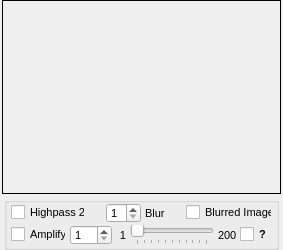
                <widget class="QWidget" name="tab_highpassTwo1">
                 <attribute name="title">
                  <string>Highpass 2</string>
                 </attribute>
                 <layout class="QVBoxLayout" name="verticalLayout_12">
                  <property name="spacing">
                   <number>3</number>
                  </property>
                  <property name="leftMargin">
                   <number>2</number>
                  </property>
                  <property name="topMargin">
                   <number>0</number>
                  </property>
                  <property name="rightMargin">
                   <number>2</number>
                  </property>
                  <property name="bottomMargin">
                   <number>0</number>
                  </property>
                  <item>
                   <widget class="QFrame" name="frame_highpassTwoFilterImage1">
                    <property name="enabled">
                     <bool>true</bool>
                    </property>
                    <property name="sizePolicy">
                     <sizepolicy hsizetype="Expanding" vsizetype="Expanding">
                      <horstretch>0</horstretch>
                      <verstretch>0</verstretch>
                     </sizepolicy>
                    </property>
                    <property name="minimumSize">
                     <size>
                      <width>258</width>
                      <height>194</height>
                     </size>
                    </property>
                    <property name="maximumSize">
                     <size>
                      <width>16777215</width>
                      <height>16777215</height>
                     </size>
                    </property>
                    <property name="frameShape">
                     <enum>QFrame::Box</enum>
                    </property>
                    <property name="frameShadow">
                     <enum>QFrame::Plain</enum>
                    </property>
                    <layout class="QHBoxLayout" name="horizontalLayout_highpassTwoFilterImage1">
                     <property name="spacing">
                      <number>0</number>
                     </property>
                     <property name="margin">
                      <number>1</number>
                     </property>
                    </layout>
                   </widget>
                  </item>
                  <item>
                   <layout class="QHBoxLayout" name="horizontalLayout_24">
                    <property name="spacing">
                     <number>0</number>
                    </property>
                    <item>
                     <spacer name="horizontalSpacer_57">
                      <property name="orientation">
                       <enum>Qt::Horizontal</enum>
                      </property>
                      <property name="sizeType">
                       <enum>QSizePolicy::Fixed</enum>
                      </property>
                      <property name="sizeHint" stdset="0">
                       <size>
                        <width>2</width>
                        <height>25</height>
                       </size>
                      </property>
                     </spacer>
                    </item>
                    <item>
                     <widget class="QGroupBox" name="groupBox_highpassTwoFilter1">
                      <property name="sizePolicy">
                       <sizepolicy hsizetype="Expanding" vsizetype="Fixed">
                        <horstretch>0</horstretch>
                        <verstretch>0</verstretch>
                       </sizepolicy>
                      </property>
                      <property name="minimumSize">
                       <size>
                        <width>0</width>
                        <height>53</height>
                       </size>
                      </property>
                      <property name="maximumSize">
                       <size>
                        <width>16777215</width>
                        <height>53</height>
                       </size>
                      </property>
                      <property name="font">
                       <font>
                        <pointsize>8</pointsize>
                       </font>
                      </property>
                      <property name="title">
                       <string/>
                      </property>
                      <property name="alignment">
                       <set>Qt::AlignCenter</set>
                      </property>
                      <layout class="QVBoxLayout" name="verticalLayout_18">
                       <property name="spacing">
                        <number>2</number>
                       </property>
                       <property name="leftMargin">
                        <number>4</number>
                       </property>
                       <property name="topMargin">
                        <number>0</number>
                       </property>
                       <property name="rightMargin">
                        <number>4</number>
                       </property>
                       <property name="bottomMargin">
                        <number>0</number>
                       </property>
                       <item>
                        <layout class="QHBoxLayout" name="horizontalLayout_25">
                         <property name="spacing">
                          <number>4</number>
                         </property>
                         <item>
                          <widget class="QCheckBox" name="checkBox_highpassTwoFilter1">
                           <property name="minimumSize">
                            <size>
                             <width>74</width>
                             <height>0</height>
                            </size>
                           </property>
                           <property name="maximumSize">
                            <size>
                             <width>74</width>
                             <height>16777215</height>
                            </size>
                           </property>
                           <property name="text">
                            <string>Highpass 2</string>
                           </property>
                          </widget>
                         </item>
                         <item>
                          <spacer name="horizontalSpacer_22">
                           <property name="orientation">
                            <enum>Qt::Horizontal</enum>
                           </property>
                           <property name="sizeHint" stdset="0">
                            <size>
                             <width>5</width>
                             <height>20</height>
                            </size>
                           </property>
                          </spacer>
                         </item>
                         <item>
                          <widget class="QSpinBox" name="spinBox_highpassTwoFilter1">
                           <property name="minimumSize">
                            <size>
                             <width>35</width>
                             <height>20</height>
                            </size>
                           </property>
                           <property name="maximumSize">
                            <size>
                             <width>35</width>
                             <height>20</height>
                            </size>
                           </property>
                           <property name="font">
                            <font>
                             <weight>50</weight>
                             <bold>false</bold>
                            </font>
                           </property>
                           <property name="minimum">
                            <number>1</number>
                           </property>
                           <property name="maximum">
                            <number>14</number>
                           </property>
                          </widget>
                         </item>
                         <item>
                          <widget class="QLabel" name="label_highpassTwoKernel1">
                           <property name="minimumSize">
                            <size>
                             <width>20</width>
                             <height>20</height>
                            </size>
                           </property>
                           <property name="maximumSize">
                            <size>
                             <width>20</width>
                             <height>20</height>
                            </size>
                           </property>
                           <property name="font">
                            <font>
                             <family>MS Shell Dlg 2</family>
                             <pointsize>8</pointsize>
                            </font>
                           </property>
                           <property name="text">
                            <string>Blur</string>
                           </property>
                           <property name="alignment">
                            <set>Qt::AlignLeading|Qt::AlignLeft|Qt::AlignVCenter</set>
                           </property>
                          </widget>
                         </item>
                         <item>
                          <spacer name="horizontalSpacer_30">
                           <property name="orientation">
                            <enum>Qt::Horizontal</enum>
                           </property>
                           <property name="sizeHint" stdset="0">
                            <size>
                             <width>5</width>
                             <height>20</height>
                            </size>
                           </property>
                          </spacer>
                         </item>
                         <item>
                          <widget class="QCheckBox" name="checkBox_highpassTwoShowImageToSubtract1">
                           <property name="minimumSize">
                            <size>
                             <width>86</width>
                             <height>0</height>
                            </size>
                           </property>
                           <property name="maximumSize">
                            <size>
                             <width>86</width>
                             <height>16777215</height>
                            </size>
                           </property>
                           <property name="text">
                            <string>Blurred Image</string>
                           </property>
                          </widget>
                         </item>
                        </layout>
                       </item>
                       <item>
                        <layout class="QHBoxLayout" name="horizontalLayout_26">
                         <property name="spacing">
                          <number>4</number>
                         </property>
                         <item>
                          <widget class="QCheckBox" name="checkBox_highpassTwoAmplify1">
                           <property name="minimumSize">
                            <size>
                             <width>55</width>
                             <height>0</height>
                            </size>
                           </property>
                           <property name="maximumSize">
                            <size>
                             <width>55</width>
                             <height>16777215</height>
                            </size>
                           </property>
                           <property name="text">
                            <string>Amplify</string>
                           </property>
                          </widget>
                         </item>
                         <item>
                          <widget class="QSpinBox" name="spinBox_highpassTwoAmplify1">
                           <property name="minimumSize">
                            <size>
                             <width>42</width>
                             <height>20</height>
                            </size>
                           </property>
                           <property name="maximumSize">
                            <size>
                             <width>42</width>
                             <height>20</height>
                            </size>
                           </property>
                           <property name="font">
                            <font>
                             <weight>50</weight>
                             <bold>false</bold>
                            </font>
                           </property>
                           <property name="minimum">
                            <number>1</number>
                           </property>
                           <property name="maximum">
                            <number>200</number>
                           </property>
                          </widget>
                         </item>
                         <item>
                          <widget class="QLabel" name="label_minHighpassTwoAmplify1">
                           <property name="minimumSize">
                            <size>
                             <width>10</width>
                             <height>20</height>
                            </size>
                           </property>
                           <property name="maximumSize">
                            <size>
                             <width>10</width>
                             <height>20</height>
                            </size>
                           </property>
                           <property name="font">
                            <font>
                             <family>MS Shell Dlg 2</family>
                             <pointsize>8</pointsize>
                            </font>
                           </property>
                           <property name="text">
                            <string>1</string>
                           </property>
                           <property name="alignment">
                            <set>Qt::AlignRight|Qt::AlignTrailing|Qt::AlignVCenter</set>
                           </property>
                          </widget>
                         </item>
                         <item>
                          <widget class="QSlider" name="slider_highpassTwoAmplify1">
                           <property name="minimumSize">
                            <size>
                             <width>0</width>
                             <height>20</height>
                            </size>
                           </property>
                           <property name="maximumSize">
                            <size>
                             <width>16777215</width>
                             <height>20</height>
                            </size>
                           </property>
                           <property name="font">
                            <font>
                             <weight>50</weight>
                             <bold>false</bold>
                            </font>
                           </property>
                           <property name="minimum">
                            <number>1</number>
                           </property>
                           <property name="maximum">
                            <number>200</number>
                           </property>
                           <property name="pageStep">
                            <number>20</number>
                           </property>
                           <property name="orientation">
                            <enum>Qt::Horizontal</enum>
                           </property>
                           <property name="tickPosition">
                            <enum>QSlider::TicksBelow</enum>
                           </property>
                           <property name="tickInterval">
                            <number>20</number>
                           </property>
                          </widget>
                         </item>
                         <item>
                          <widget class="QLabel" name="label_maxHighpassTwoAmplify1">
                           <property name="sizePolicy">
                            <sizepolicy hsizetype="Minimum" vsizetype="Preferred">
                             <horstretch>0</horstretch>
                             <verstretch>0</verstretch>
                            </sizepolicy>
                           </property>
                           <property name="minimumSize">
                            <size>
                             <width>18</width>
                             <height>20</height>
                            </size>
                           </property>
                           <property name="maximumSize">
                            <size>
                             <width>18</width>
                             <height>20</height>
                            </size>
                           </property>
                           <property name="font">
                            <font>
                             <family>MS Shell Dlg 2</family>
                             <pointsize>8</pointsize>
                             <weight>50</weight>
                             <bold>false</bold>
                            </font>
                           </property>
                           <property name="text">
                            <string>200</string>
                           </property>
                           <property name="alignment">
                            <set>Qt::AlignLeading|Qt::AlignLeft|Qt::AlignVCenter</set>
                           </property>
                          </widget>
                         </item>
                         <item>
                          <widget class="QCheckBox" name="checkBox_highpass2Help1">
                           <property name="font">
                            <font>
                             <weight>75</weight>
                             <bold>true</bold>
                            </font>
                           </property>
                           <property name="text">
                            <string>?</string>
                           </property>
                          </widget>
                         </item>
                        </layout>
                       </item>
                      </layout>
                     </widget>
                    </item>
                    <item>
                     <spacer name="horizontalSpacer_59">
                      <property name="orientation">
                       <enum>Qt::Horizontal</enum>
                      </property>
                      <property name="sizeType">
                       <enum>QSizePolicy::Fixed</enum>
                      </property>
                      <property name="sizeHint" stdset="0">
                       <size>
                        <width>2</width>
                        <height>25</height>
                       </size>
                      </property>
                     </spacer>
                    </item>
                   </layout>
                  </item>
                 </layout>
                </widget>
